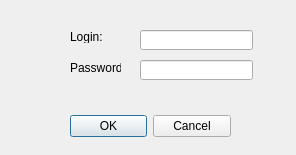
<?xml version="1.0" encoding="UTF-8"?>
<ui version="4.0">
 <class>login</class>
 <widget class="QDialog" name="login">
  <property name="geometry">
   <rect>
    <x>0</x>
    <y>0</y>
    <width>296</width>
    <height>155</height>
   </rect>
  </property>
  <property name="windowTitle">
   <string>Dialog</string>
  </property>
  <widget class="QDialogButtonBox" name="buttonBox">
   <property name="geometry">
    <rect>
     <x>70</x>
     <y>110</y>
     <width>161</width>
     <height>32</height>
    </rect>
   </property>
   <property name="orientation">
    <enum>Qt::Horizontal</enum>
   </property>
   <property name="standardButtons">
    <set>QDialogButtonBox::Cancel|QDialogButtonBox::Ok</set>
   </property>
  </widget>
  <widget class="QLabel" name="label">
   <property name="geometry">
    <rect>
     <x>70</x>
     <y>30</y>
     <width>46</width>
     <height>13</height>
    </rect>
   </property>
   <property name="text">
    <string>Login:</string>
   </property>
  </widget>
  <widget class="QLabel" name="label_2">
   <property name="geometry">
    <rect>
     <x>70</x>
     <y>60</y>
     <width>51</width>
     <height>16</height>
    </rect>
   </property>
   <property name="text">
    <string>Password:</string>
   </property>
  </widget>
  <widget class="QLineEdit" name="lineEdit">
   <property name="geometry">
    <rect>
     <x>140</x>
     <y>30</y>
     <width>113</width>
     <height>20</height>
    </rect>
   </property>
  </widget>
  <widget class="QLineEdit" name="lineEdit_2">
   <property name="geometry">
    <rect>
     <x>140</x>
     <y>60</y>
     <width>113</width>
     <height>20</height>
    </rect>
   </property>
  </widget>
 </widget>
 <resources/>
 <connections>
  <connection>
   <sender>buttonBox</sender>
   <signal>accepted()</signal>
   <receiver>login</receiver>
   <slot>accept()</slot>
   <hints>
    <hint type="sourcelabel">
     <x>248</x>
     <y>254</y>
    </hint>
    <hint type="destinationlabel">
     <x>157</x>
     <y>274</y>
    </hint>
   </hints>
  </connection>
  <connection>
   <sender>buttonBox</sender>
   <signal>rejected()</signal>
   <receiver>login</receiver>
   <slot>reject()</slot>
   <hints>
    <hint type="sourcelabel">
     <x>316</x>
     <y>260</y>
    </hint>
    <hint type="destinationlabel">
     <x>286</x>
     <y>274</y>
    </hint>
   </hints>
  </connection>
 </connections>
</ui>
